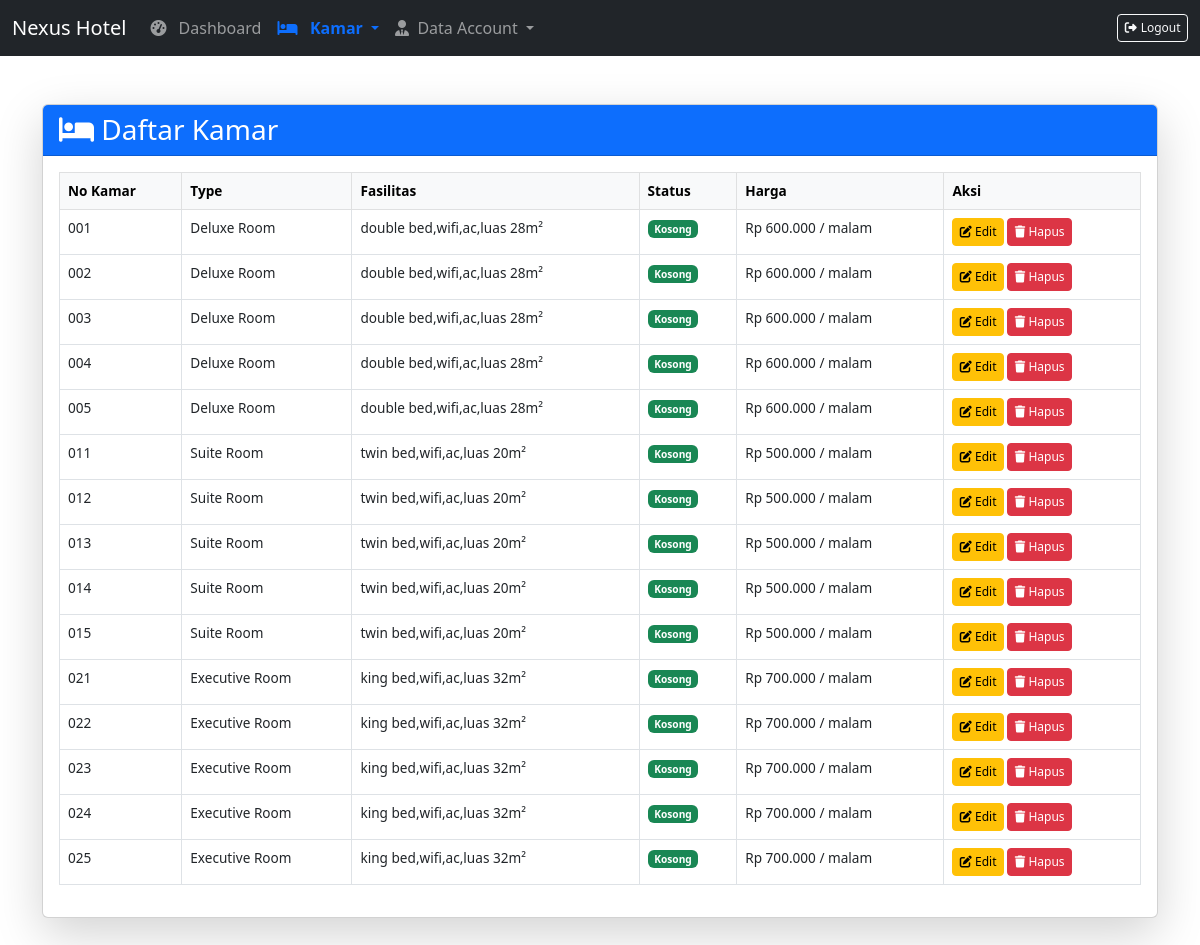
Page /admin/kamar.php on the earlier database version.
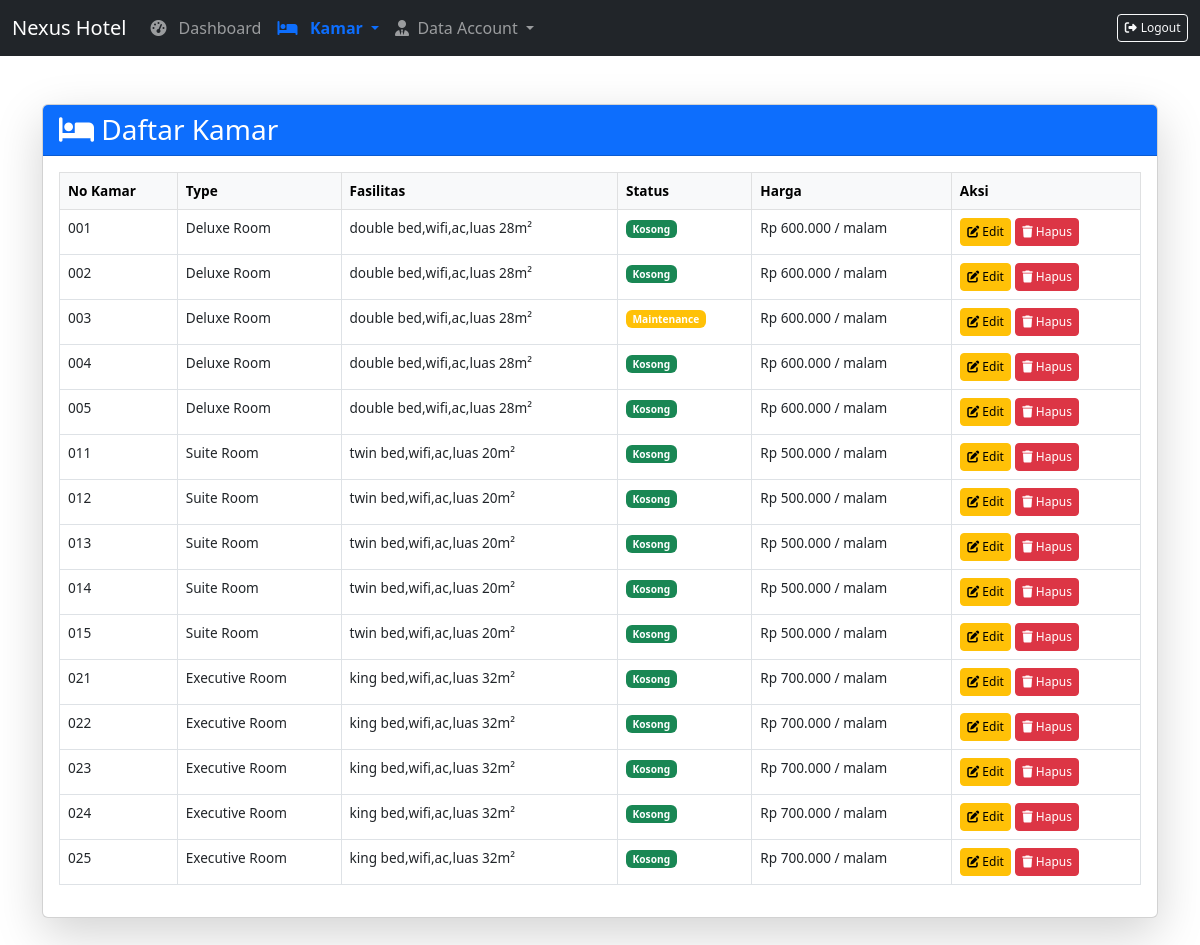
Same page on the later database version.
### tables this page shows
CREATE TABLE `kmr` (
  `idkmr` int(12) NOT NULL,
  `nokmr` varchar(5) NOT NULL,
  `tipe` varchar(255) NOT NULL,
  `harga` bigint(20) NOT NULL,
  `kap` varchar(255) NOT NULL,
  `status` varchar(20) NOT NULL,
  `fasilitas` varchar(255) NOT NULL
);

### admin/kamar.php (the view, shortened to what this page needs)
<?php
include '../koneksi.php';
$sql = "SELECT * FROM kmr";
$result = $conn->query($sql);
?>
<!DOCTYPE html>
<html lang="en">
<head>
  <link href="https://cdn.jsdelivr.net/npm/bootstrap@5.3.0/dist/css/bootstrap.min.css" rel="stylesheet" />
  <link rel="stylesheet" href="https://cdnjs.cloudflare.com/ajax/libs/font-awesome/6.4.0/css/all.min.css" />
</head>
<body>
  <?php include 'navbar.php'
    ?>
  <div class="container my-5">
    <div class="card shadow-lg">
      <div class="card-header">
        <h3 class="mb-0"><i class="fas fa-bed"></i> Daftar Kamar</h3>
      </div>
      <div class="card-body">
        <div class="table-responsive">
          <table class="table table-bordered table-hover">
            <thead class="table-light">
              <tr>
                <th>No Kamar</th>
                <th>Type</th>
                <th>Fasilitas</th>
                <th>Status</th>
                <th>Harga</th>
                <th>Aksi</th>
              </tr>
            </thead>
            <tbody>
              <?php if ($result->num_rows > 0): ?>
                <?php while ($row = $result->fetch_assoc()): ?>
                  <tr>
                    <td><?= htmlspecialchars($row['nokmr']) ?></td>
                    <td><?= htmlspecialchars($row['tipe']) ?></td>
                    <td><?= htmlspecialchars($row['fasilitas']) ?></td>
                    <td>
                      <?php
                      $badge = 'secondary';
                      if ($row['status'] == 'Kosong')
                        $badge = 'success';
                      elseif ($row['status'] == 'Terisi')
                        $badge = 'danger';
                      elseif ($row['status'] == 'Maintenance')
                        $badge = 'warning';
                      ?>
                      <span class="badge bg-<?= $badge ?>"><?= htmlspecialchars($row['status']) ?></span>
                    </td>
                    <td>Rp <?= number_format($row['harga'], 0, ',', '.') ?> / malam</td>
                    <td>
                      <button class="btn btn-warning btn-sm" data-bs-toggle="modal"
                        data-bs-target="#editModal<?= $row['nokmr'] ?>">
                        <i class="fas fa-edit"></i> Edit
                      </button>
                      <a href="hapus.php?nokmr=<?= htmlspecialchars($row['nokmr']) ?>"
                        onclick="return confirm('Yakin ingin menghapus kamar ini?')" class="btn btn-danger btn-sm">
                        <i class="fas fa-trash"></i> Hapus
                      </a>
                    </td>
                  </tr>
                <?php endwhile; ?>
              <?php else: ?>
                <tr>
                  <td colspan="6" class="text-center">Tidak ada data</td>
                </tr>
              <?php endif; ?>
            </tbody>
          </table>
        </div>
      </div>
    </div>
  </div>
</body>
</html>

Differences in the rows shown:
changed kmr: status "Kosong" → "Maintenance"
